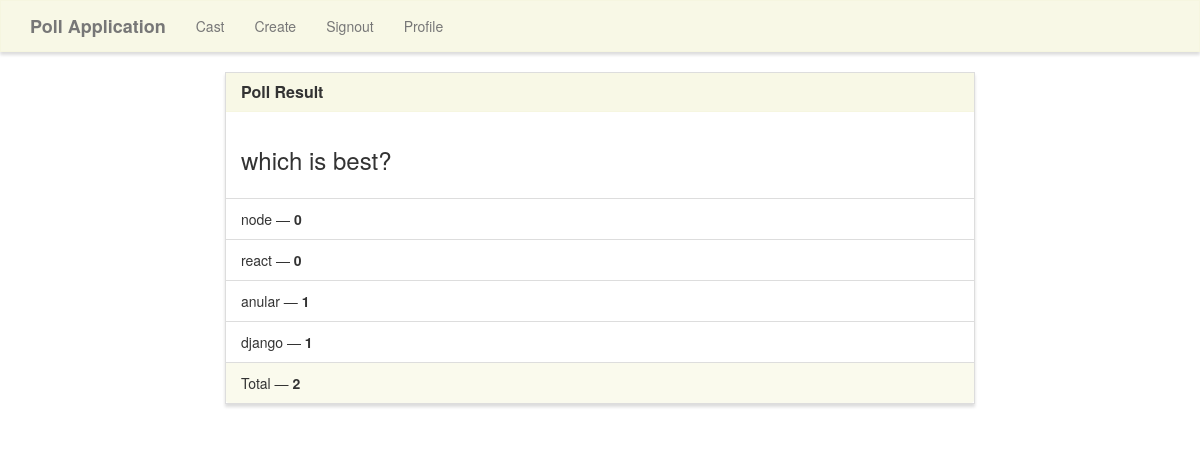
Screenshot of /results/2/ with the database file from the repository.
### poll/models.py (models this page shows)
class Poll(models.Model):
    question = models.TextField()
    option_one = models.CharField(max_length=30)
    option_two = models.CharField(max_length=30)
    option_three = models.CharField(max_length=30)
    option_four = models.CharField(max_length=30)
    option_one_count = models.IntegerField(default=0)
    option_two_count = models.IntegerField(default=0)
    option_three_count = models.IntegerField(default=0)
    option_four_count = models.IntegerField(default=0)
    def total(self):
        return self.option_one_count + self.option_two_count + self.option_three_count+ self.option_four_count

### poll/views.py (the view)
# urls.py: path('results/<poll_id>/', poll_views.results, name='results'),
def results(request, poll_id):
    poll = Poll.objects.get(pk=poll_id)
    context = {
        'poll' : poll
    }
    return render(request, 'poll/results.html', context)

### poll/templates/poll/results.html (shortened to what this page needs)
{% extends "poll/base.html" %}
{% block main %}
<div class="row">
    <div class="col-lg-8 col-lg-offset-2">
        <div class="panel panel-default">
            <div class="panel-heading">
                <h3 class="panel-title">Poll Result</h3>
            </div>
            <div class="panel-body">
                <h3>{{ poll.question }}</h3>
            </div>
            <ul class="list-group">
                <li class="list-group-item">{{ poll.option_one }} &mdash; <strong>{{ poll.option_one_count }}</strong></li>
                <li class="list-group-item">{{ poll.option_two }} &mdash; <strong>{{ poll.option_two_count }}</strong></li>
                <li class="list-group-item">{{ poll.option_three }} &mdash; <strong>{{ poll.option_three_count }}</strong></li>
                <li class="list-group-item">{{ poll.option_four }} &mdash; <strong>{{ poll.option_four_count }}</strong></li>
            </ul>
            <div class="panel-footer">
                Total &mdash; <strong>{{ poll.total }}</strong>
            </div>
        </div>
    </div>
</div>
{% endblock %}

### poll/static/style.css (style rules this page uses)
.navbar-default, .btn, .form-control, .panel { border-radius: 0; }
.panel-default > .panel-heading { color: #333; background-color: rgba(245, 245, 220, .7); border-color: rgba(245, 245, 220, .6); border-top-left-radius: 0; border-top-right-radius: 0; }
.panel-footer { background-color: rgba(245, 245, 220, .5); border-color: rgba(245, 245, 220, .4); }
.panel { box-shadow: 0px 3px 3px 0px #ddd; }
a.navbar-brand, .panel-title { font-weight: bolder; }

### rows the page displays
Poll: question "which is best?", option_one "node", option_one_count "0", option_two "react", option_two_count "0", option_three "anular", option_three_count "1", option_four "django", option_four_count "1", total "2"
